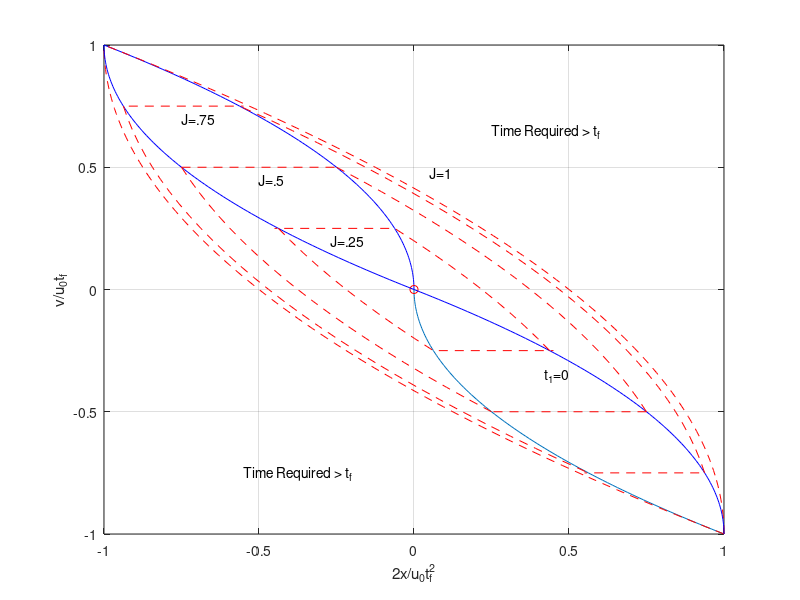

Write the MATLAB code that produced this figure.
% Script p9_3_04a.m; min fuel to x=v=0 for double integrator plant 
% with bounded control;                              8/98, 3/31/02
%
v=-[0:.01:1]; x=v.^2; un=ones(1,101); x1=-v.^2-2*v;
vt=[-1:.02:1]; xt=vt.^2/2-vt-un/2; xt1=-vt.^2/2-vt+un/2;
v2=[-.75:.05:.75]; N2=length(v2); un2=ones(1,N2); J=3/4; 
x2=-v2.^2/2-v2+un2/2-(J-1)^2*un2/2; 
v3=[-.5:.05:.5]; N3=length(v3); un3=ones(1,N3); J=1/2;
x3=-v3.^2/2-v3+un3/2-(J-1)^2*un3/2;
v4=[-.25:.05:.25]; N4=length(v4); un4=ones(1,N4); J=1/4;
x4=-v4.^2/2-v4+un4/2-(J-1)^2*un4/2;
%
figure(1); clf; plot(x,v,-x,-v,'b',0,0,'ro',xt,vt,'r--',...
   xt1,vt,'r--',x1,v,'b',-x1,-v,'b',x2,v2,'r--',-x2,-v2,'r--');
hold on; plot([-.92 -.55],[.75 .75],'r--',[.92 .55],[-.75 -.75],...
   'r--',x3,v3,'r--',-x3,-v3,'r--',[-.75 -.25],[.5 .5],'r--',...
   [.75 .25],[-.5 -.5],'r--',x4,v4,'r--',-x4,-v4,'r--',[-.08 -.45],...
   [.25 .25],'r--',[.08 .45],[-.25 -.25],'r--');
hold off; grid;
axis([-1 1 -1 1]); xlabel('2x/u_0t_f^2'); ylabel('v/u_0t_f'); 
text(-.75,.7,'J=.75'); text(-.5,.45,'J=.5');
text(-.27,.2,'J=.25'); text(.05,.48,'J=1'); text(.42,-.35,'t_1=0');
text(.25,.65,'Time Required > t_f');
text(-.55,-.75,'Time Required > t_f');
